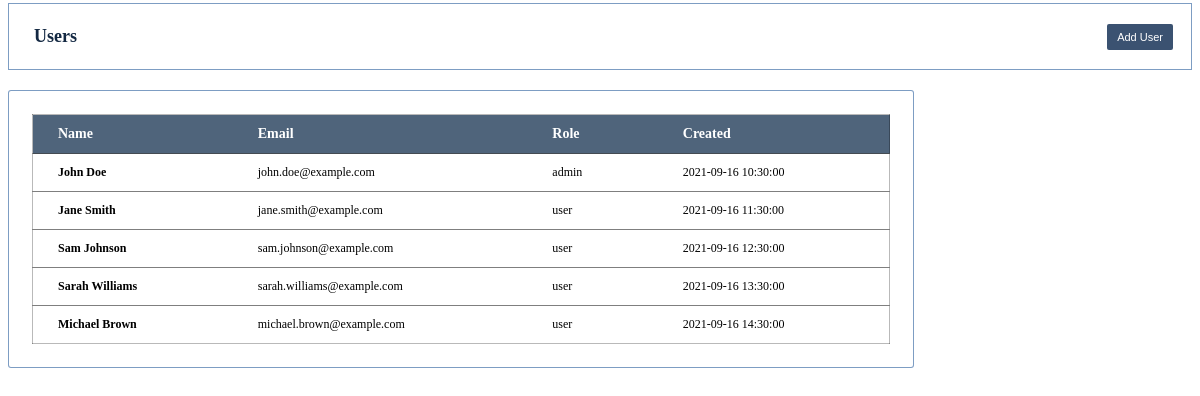
/screens/users.php, run on an earlier commit of the app's database.
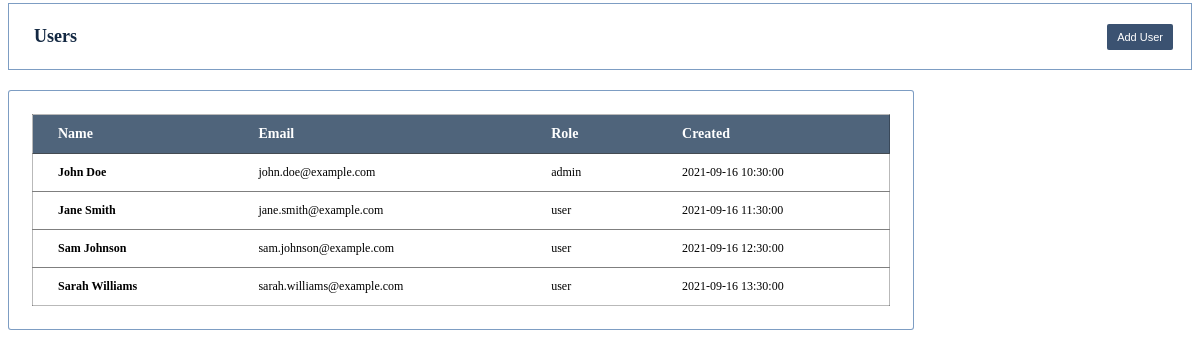
And on a later commit of the database.
### tables this page shows
CREATE TABLE `users` (
  `id` int(11) NOT NULL auto_increment,
  `firstname` varchar(35) NOT NULL,
  `lastname` varchar(35) NOT NULL,
  `role` varchar(35) NOT NULL,
  `created_at` DATETIME NOT NULL,
  `password` varchar(255) NOT NULL, 
  `email` varchar(35) NOT NULL,
  PRIMARY KEY (`id`)
);

### screens/users.php (the view, shortened to what this page needs)
<?php
    include("../database/dbsetup.php");
    $sql = "SELECT * FROM users";
    $results = $conn->query($sql);
?>
<!DOCTYPE html>
<html lang="en">
<head>
    <link rel="stylesheet" href="css/users.css">
</head>
<body>
    <div id="userHead">
        <h1>Users</h1>
        <button onclick="loadScreen('newuser')"><i class="fa-solid fa-plus"></i> Add User</button>
    </div>
    <div id='userBody'>
        <table>
            <thead>
            <tr>
                <th>Name</th>
                <th>Email</th>
                <th>Role</th>
                <th>Created</th>
            </tr>
            </thead>
            <tbody>
            <?php foreach ($results as $row): ?>
                <tr>
                    <td><strong><?= $row['firstname'] ?> <?= $row['lastname'] ?></strong></td>
                    <td><?= $row['email'] ?></td>
                    <td><?= $row['role'] ?></td>
                    <td><?= $row['created_at'] ?></td>
                </tr>
            <?php endforeach; ?>
            </tbody>
        </table>
    </div>
</body>
</html>

What changed in the data, as far as the page shows it:
removed users: firstname "Michael", lastname "Brown", email "michael.brown@example.com", role "user", created_at "2021-09-16 14:30:00"
